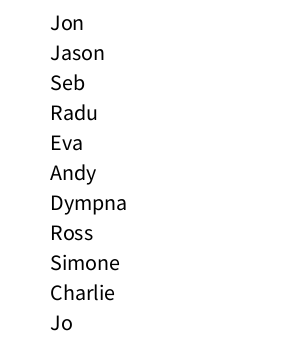
Frame 1 (no input)
Frame 60 (the mouse pressed at the canvas centre just before this capture): identical to frame 1, image omitted
Frame 120 (the mouse held since frame 60 and released just before this capture): identical to frame 1, image omitted

The Processing sketch that drew this single still picture (run headless with seeded random() and noise(); from frame 60 on, the mouse is pressed at the canvas centre):

// Processing sketch: Names_java
// ── Names_java.pde
ArrayList<String> names = new ArrayList();

void setup()
{
  size(300,350);
  fill(0);
  textSize(22);
 
  names.add("Jon");
  names.add("Jason");
  names.add("Seb");
  names.add("Radu");
  names.add("Eva");
  names.add("Andy");
  names.add("Dympna");
  names.add("Ross");
  names.add("Simone");
  names.add("Charlie");
  names.add("Jo");
}
 
void draw()
{
  background(255);
  float yPos = 30;
 
  for (String name : names)
  {
    text(name,50,yPos);
    yPos = yPos+30;
  }
}
 
void keyPressed()
{
  if (key== 'j' || key == 'J')
  {
    jNames();
  }
  else if (key == 's' || key =='S')
  {
    sNames();
  }
  else if(key == 'r' || key == 'R') {
    rNames();
  }
  else if(key == 'e' || key == 'E') {
    eNames();
  }
  else if(key == 'a' || key == 'A') {
    aNames();
  }
  else if(key == 'd' || key == 'D') {
    dNames();
  }
  else if(key == 'c' || key == 'C') {
    cNames();
  }
}

void aNames() {
  names.remove("Andy");
}

void cNames() {
  names.remove("Charlie");
}

void dNames() {
  names.remove("Dympna");
}

void eNames() {
  names.remove("Eva");
}

void jNames() {
  names.remove("Jon");
  names.remove("Jason");
  names.remove("Jo");
}

void rNames() {
  names.remove("Ross");
  names.remove("Radu");
}

void sNames() {
  names.remove("Seb");
  names.remove("Simone");
}
